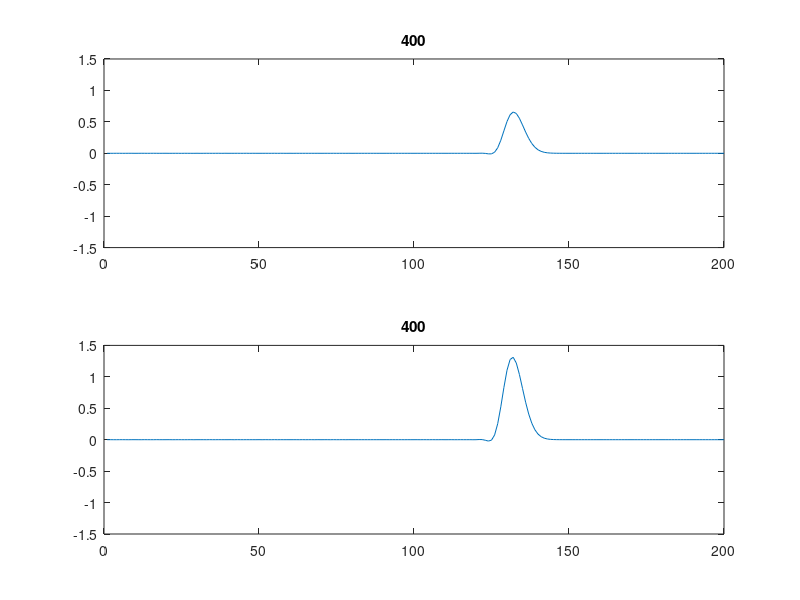

MATLAB code for this plot:
%%%%%%%%%%%%%%%%%%%%%%%%%%%%%%%%
function []=FDTD_13m()
%%%%%%%%%%%%%%%%%%%%%%%%%%%%%%%%
KSteps	=200;
Ex			=zeros(KSteps,1);
Hy			=zeros(KSteps,1);
KSource	=5;
KBound	=80;
T0			=40.0;
spread	=12;
NSteps	=400;
ExBH		=[0 0];
ExBL		=[0 0];
Esi		=[ones(KBound,1); 4*ones(KSteps-KBound,1)];
tStep		=[	1 10 20 30 40 50 100 120 140 160 180 ...
				200 210 220 230 240 260 280 300 320 340 360 380 400];
%%%%%%%%%%%%%%%%%%%%%%%%%%%%%%%%
for T=1:NSteps
	Ex(2:end)	=Ex(2:end)+0.5./Esi(2:end).*(Hy(1:end-1)-Hy(2:end));
	pulse			=exp(-0.5*((T0-T)/spread)^2);
	Ex(KSource)	=Ex(KSource)+pulse;
	%%%%%%%%%%%%%%%%%%%%%%%%%%%%%%%%
	% Boundary Condition: ABC  absorbing boundary condition
   Ex(1)		=ExBL(1);
	ExBL(1)	=ExBL(2);
	ExBL(2)	=Ex(2);

	Ex(end)	=ExBH(1);
	ExBH(1)	=ExBH(2);
	ExBH(2)	=Ex(end-1);
	%%%%%%%%%%%%%%%%%%%%%%%%%%%%%%%%
	Hy(1:end-1)	=Hy(1:end-1)+0.5.*(Ex(1:end-1)-Ex(2:end));
	%%%%%%%%%%%%%%%%%%%%%%%%%%%%%%%%
	if length(find(T==tStep))~=0
		figure(1);
		subplot(2,1,1);plot(transpose(1:KSteps),Ex);title(num2str(T));axis([0 KSteps -1.5 1.5]);
		subplot(2,1,2);plot(transpose(1:KSteps),Hy);title(num2str(T));axis([0 KSteps -1.5 1.5]);
		pause
	end
end
%%%%%%%%%%%%%%%%%%%%%%%%%%%%%%%%
